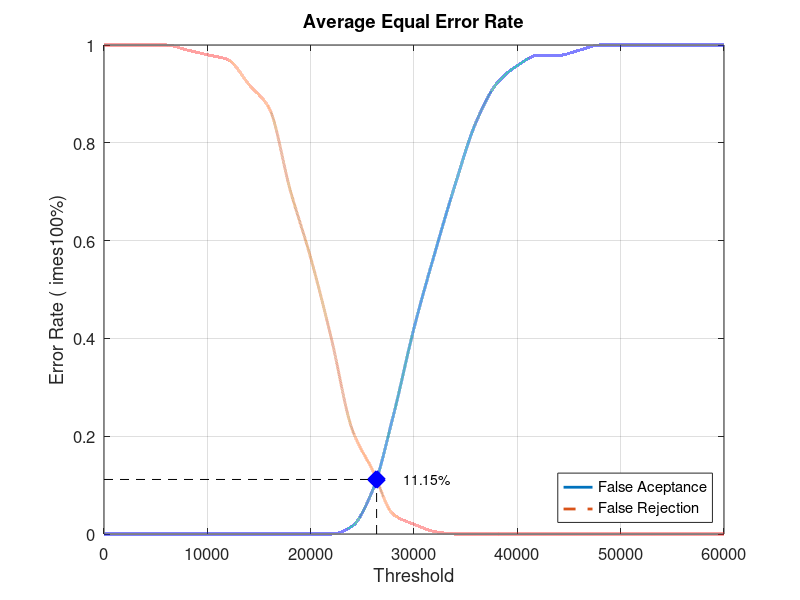
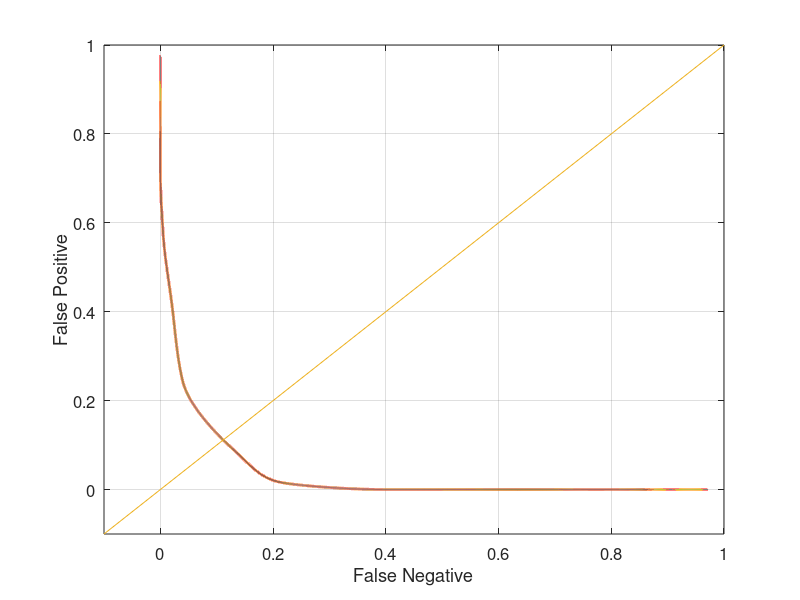

Source code (MATLAB) for these figures, in order:
close all;
clear;
clc;
x = 0:2000:60000;
xq = 0:0.5:60000;

y0 = [0 0 0 0 0 0 0 0 0 0 0 0 0.0157895 0.0894737 0.242105 0.421053 0.573684 0.715789 0.842105 0.921053 0.957895 0.978947 0.978947 0.989474 1 1 1 1 1 1 1]
yy0 = interp1(x, y0, xq, 'pchip');
y1 = [1 1 1 1 0.99 0.98 0.97 0.92 0.87 0.705 0.565 0.4 0.215 0.13 0.04 0.02 0.005 0 0 0 0 0 0 0 0 0 0 0 0 0 0]
yy1 = interp1(x, y1, xq, 'pchip');

% Calculating EER: 
y2 = abs(y0 - y1);
find(y2 == min(y2))
yy2 = abs(yy0 - yy1);
xEER = find(yy2 == min(yy2));
xEERIndex = xq(xEER) % X-axis EER
yEER = yy0(xEER) % Y-axis EER

main = figure
plot(xq, yy0,'-','LineWidth', 2);	hold on
plot(xq, yy1,'--','LineWidth', 2);	hold on
plot([xEERIndex xEERIndex], [0 yEER], 'k--');	hold on
plot([0 xEERIndex], [yEER yEER], 'k--');	hold on
plot(xEERIndex, yEER, 'bx', 'LineWidth', 10);	hold on
text(xEERIndex + 10 * xEERIndex / 100, yEER, [num2str(round((10000 * yEER)) / 100) '%'])
legend('False Aceptance', 'False Rejection', 'Location', 'SouthEast')
xlabel('Threshold')
ylabel('Error Rate (	imes100%)')
title('Average Equal Error Rate')
set(gca, 'FontSize', 12)
axis([0 60000 0 1])
grid on

print(main, 'Database1_3Main', '-dpng');
FNRxFPR = figure('Color', [1 1 1]);
plot(yy1, yy0, '-', yy1, yy0, 'LineWidth', 2);
hold on
y = -0.1:0.1:1
plot(y, y); 
set(gca, 'FontSize', 12)
xlabel('False Negative')
ylabel('False Positive')
axis([-0.1 1 -0.1 1])
set(gca, 'FontSize', 12)
grid on

print(FNRxFPR, 'Database1_3FNRxFPR','-dpng');
